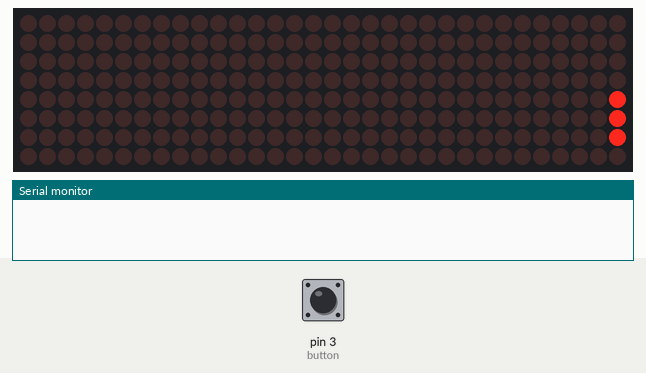
Bench run of a sketch on a simulated Arduino Uno, built with avr-gcc and run on an emulated ATmega328P. Parts: 32×8 LED matrix, the last lines printed to the serial monitor. The inputs (shaded band) are chosen by the test bench; at power-on: pin 3 (button) HIGH.

Above: at 1.2 s.
1.3 s: pin 3 (button) pulled LOW for 0.15 s
At 1.52 s:
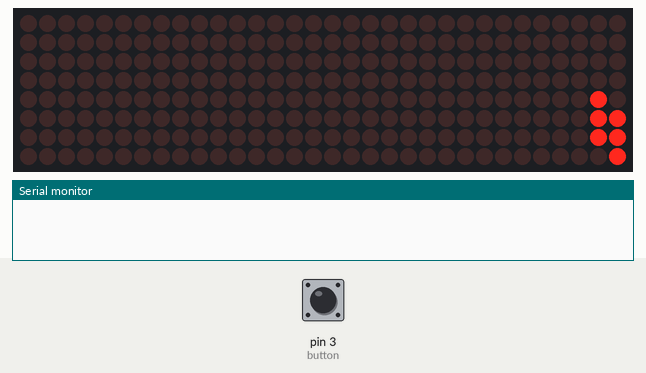
2.0 s: pin 3 (button) pulled LOW for 1 s
At 7.3 s:
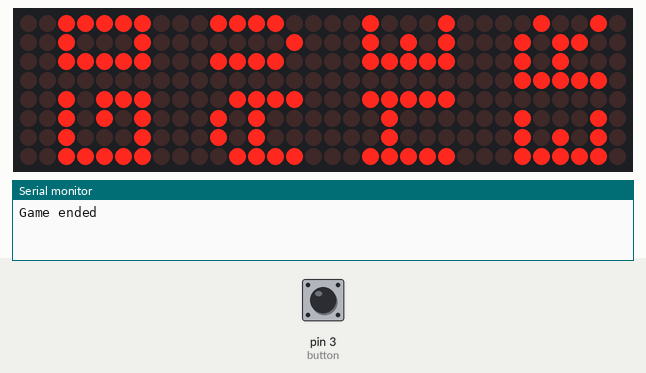
9.0 s: pin 3 (button) pulsed LOW 5 times (0.12 s each, 0.3 s apart)
At 9.42 s:
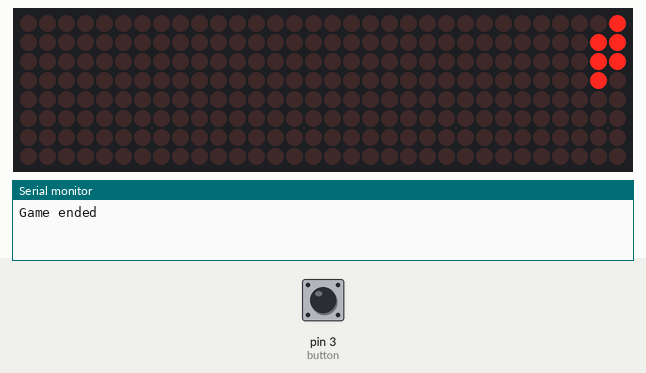
12.0 s: pin 3 (button) pulled LOW for 0.15 s
At 12.42 s:
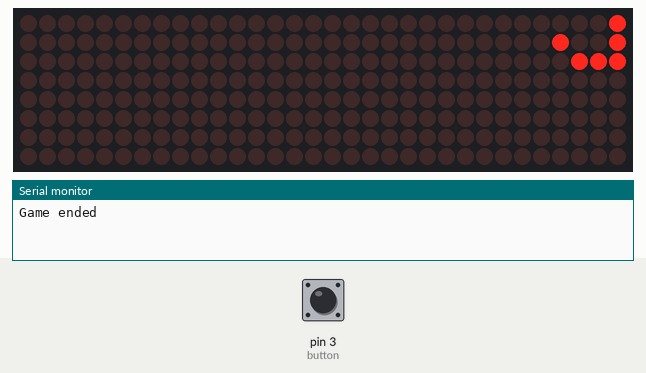
15.0 s: pin 3 (button) pulled LOW for 3.2 s
At 15.53 s:
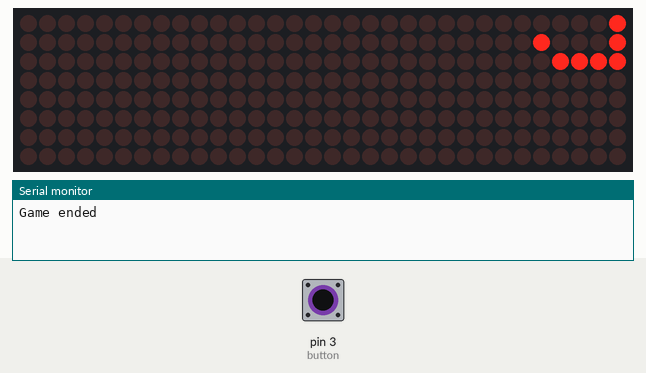

Measured:
- after the input at 1.3 s, the display: changes after 0.12 s (image 1)
- after the input at 2.0 s, the display: first changes at once (image 2 shows a later state)
- after the input at 9.0 s, the display: first differs from a run without the input after 0.32 s (image 3)
- after the input at 12.0 s, the display: changes after 0.32 s (image 4)
- after the input at 15.0 s, the display: changes after 0.44 s (image 5)
- what the display in image 2 shows lasts 2.0 s, from 6.4 s to 8.4 s

The sketch:

Stacks-game.ino
```cpp
/*
This whole project code was written by a human , no AI used. Yes it has it ugly parts , but its made out from the heart ,
by https://github.com/emmanuel-rods/ to report any bugs , https://github.com/emmanuel-rods/stack-game
*/


//importing the libs
#include <MD_MAX72xx.h>
#include "animations.h"


#define MAX_DEVICES 4  // 8 * 8

const int maxX = MAX_DEVICES * 8 - 1;
const int maxY = 7;

#define CLK_PIN 13
#define DATA_PIN 11
#define CS_PIN 10


const int button = 3;

int layer = 0;  // x axis

//initialising the matrix
int Matrix[maxX + 1][maxY + 1];

const int gameLevels[] = { 200, 150, 100, 75 };  // speed of the game

// const int gameLevels[] = { 200, 200, 200, 200 };  // temp testing code , remove later
int currentGameLevel = 0;

bool isPressed = false;  // stores the state of the button


MD_MAX72XX mx = MD_MAX72XX(MD_MAX72XX::FC16_HW, CS_PIN, MAX_DEVICES);


void setup() {
  mx.begin();
  mx.control(MD_MAX72XX::INTENSITY, MAX_INTENSITY / 2);  //
  mx.clear();
  Serial.begin(9600);

  pinMode(button, INPUT_PULLUP);
}

int length = 3;  // length of the led layer


void loop() {

  // //displaying
  for (int i = 0; i <= maxY; i++) {
    mx.setPoint(i, layer, Matrix[layer][i]);
  }

  // delay(3000);
  //button checking code

  int delayCounter = 0;
  while (delayCounter < gameLevels[currentGameLevel]) {
    if ((digitalRead(button) == LOW) && (isPressed == false)) {
      //  Serial.println("pressed");
      //   layer++;
      isPressed = true;

      //check if the prevois layer and current layer are the same
      if (layer > 0) {
        //  compareLayer(currentLayer , previousLayer) ;
        compareLayers();
      }

      layer++;  // incrementing the layer

      //win condition
      //! important change this later to maxX
      if (layer > maxX && length != 0) {
        gameWon();
      }

      // hardcoded level values , i might not change these cuz i dont know the multiples of 8 , fuck you
      if (layer == 8) {
        currentGameLevel++;
      }
      if (layer == 16) {
        currentGameLevel++;
      }
      if (layer == 24) {
        currentGameLevel++;
      }
    }

    delay(10);

    delayCounter += 10;
  }


  clearLayer(layer);

  bouncingAnimation();

  //checks if the button is released
  if ((digitalRead(button) == HIGH) && (isPressed == true)) {
    isPressed = false;
  }

  // when all of the lights are out ( game over )
  if (length == 0) {
    gameOver();
  }
}

int startingPointIndex = 0;
bool goingForward = true;
int direction = 1;


void clearLayer(int layer) {
  for (int i = 0; i <= maxY; i++) {
    Matrix[layer][i] = 0;
  }
}

void bouncingAnimation() {
  for (int i = startingPointIndex; i < (length + startingPointIndex); i++) {
    Matrix[layer][i] = 1;  // setting as active
                           //to check if it has reached the last
    if (goingForward) {
      if (Matrix[layer][maxY] == 1) {  // check if it has reached the end
        // Serial.println("reached end");
        goingForward = false;
      }
    }
  }


  if (!goingForward) {
    direction = -1;
    if (Matrix[layer][0] == 1) {  //if reached first
      direction = 1;
      goingForward = true;
    }
  }

  startingPointIndex += direction;
}

void compareLayers() {

  int mismatched[] = { 0, 0, 0, 0, 0, 0, 0, 0 };  //
  //upper layer
  for (int y = 0; y <= maxY; y++) {
    if (Matrix[layer][y] == 1) {
      //lower layer
      if (Matrix[layer - 1][y] == 0) {
        //set the current index (y) to zero
        // Serial.print("missmatch on") + Serial.println(y);
        Matrix[layer][y] = 0;
        mismatched[y] = 1;
      }
    }
  }

  //debugging
  // for (int i = 0; i <= maxY; i++) {
  //   Serial.print(mismatched[i]) + Serial.print(" ");
  //   //  Serial.print("I ") + Serial.print(i);
  // }
  // Serial.println();

  // mismatched led blinking code
  bool state = false;
  int blinks = 0;
  while (blinks < 4) {
    for (int i = 0; i <= maxY; i++) {
      if (mismatched[i] == 1) {
        mx.setPoint(i, layer, state);
      }
    }
    delay(70);
    blinks++;
    state = !state;
  }

  //update the previous layer to display correctly
  for (int i = 0; i <= maxY; i++) {
    mx.setPoint(i, layer, Matrix[layer][i]);
  }

  length = 0;
  //gets the length of the current layer after we
  for (int i = 0; i <= maxY; i++) {
    length += Matrix[layer][i];
  }

  // mismatched[8];
}

// to blink available leds
void blinkAllAnimation(int maxBlinks, int duration) {
  bool state = false;  // used to flip the lights
  int blinks = 0;
  while (blinks < maxBlinks) {
    for (int x = 0; x <= maxX; x++) {
      for (int y = 0; y <= maxY; y++) {
        if (Matrix[x][y] == 1) {
          mx.setPoint(y, x, state);
        }
      }
    }
    delay(duration);
    blinks++;
    state = !state;
  }
}

// gives the illusion that the matrix is dropping / falling
void dropingAnimation() {
  int x = 0;
  while (x < maxX) {  //change this to maxX
    for (int x = 0; x <= maxX; x++) {
      for (int y = 0; y <= maxY; y++) {
        Matrix[x][y] = x < 31 ? Matrix[x + 1][y] : 0;
        mx.setPoint(y, x, Matrix[x][y]);
      }
    }
    delay(100);
    x++;
  }
}


//sets all of the matrix values to zero
void clearAll() {
  for (int x = 0; x <= maxX; x++) {
    for (int y = 0; y <= maxY; y++) {
      Matrix[x][y] = 0;
    }
  }
}


//similar to cleanAll() function  + display , but starts from the top and goes to bottom
void downwardCleanAnimation() {
  for (int x = maxX; x >= 0; x--) {
    for (int y = maxY; y >= 0; y--) {
      mx.setPoint(y, x, false);
      Matrix[x][y] = 0;
    }
    delay(15);
  }
}


void playAnimation(int animationData[]) {
  int i = 0;
  while (i < 256) {
    for (int x = maxX; x >= 0; x--) {
      for (int y = maxY; y >= 0; y--) {
        Matrix[x][y] = animationData[i];
        mx.setPoint(y, x, Matrix[x][y]);
        if (i < 256) {
          i++;
        }
      }
      delay(15);
    }
  }
}

//shows the game over  animation and resets the game
void gameOver() {
  delay(1000);
  blinkAllAnimation(5, 500);
  Serial.println("Game ended");
  playAnimation(gameOverAnimationData);
  delay(2000);
  downwardCleanAnimation();
  mx.clear();
  clearAll();
  layer = 0;
  currentGameLevel = 0;
  length = 3;
}


//shows winning animation and resets the game
void gameWon() {
  blinkAllAnimation(10, 150);
  delay(10);
  dropingAnimation();
  // clearAll();
  layer = 0;
  currentGameLevel = 0;
  length = 3;
  playAnimation(winAnimationData);
  delay(4000);
  downwardCleanAnimation();
  clearAll();
  mx.clear();
}
```

Source omitted: animations.h (data table, 3031 bytes)
